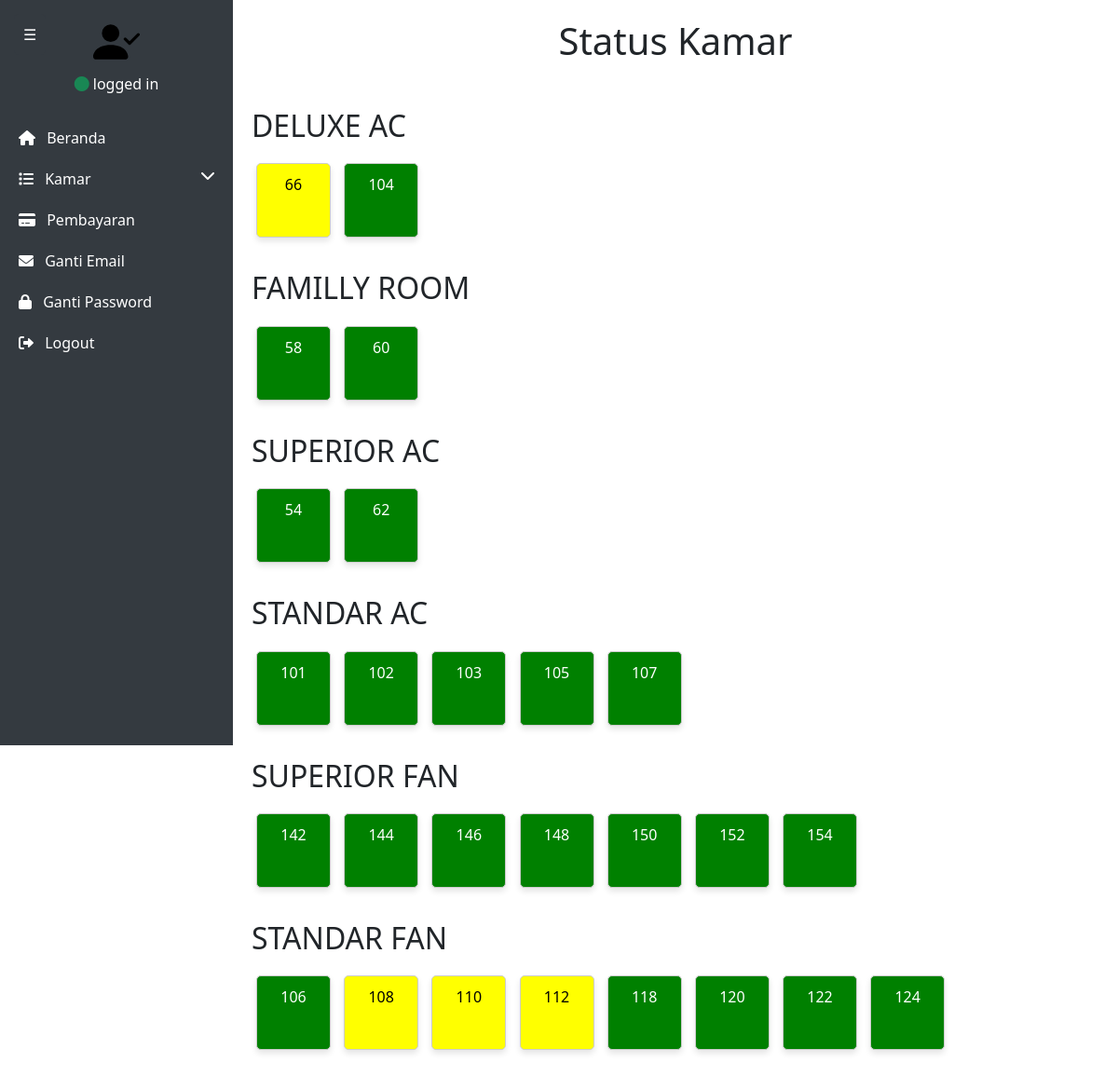
The app's page /dashboard/rooms.php (signed in), older data.
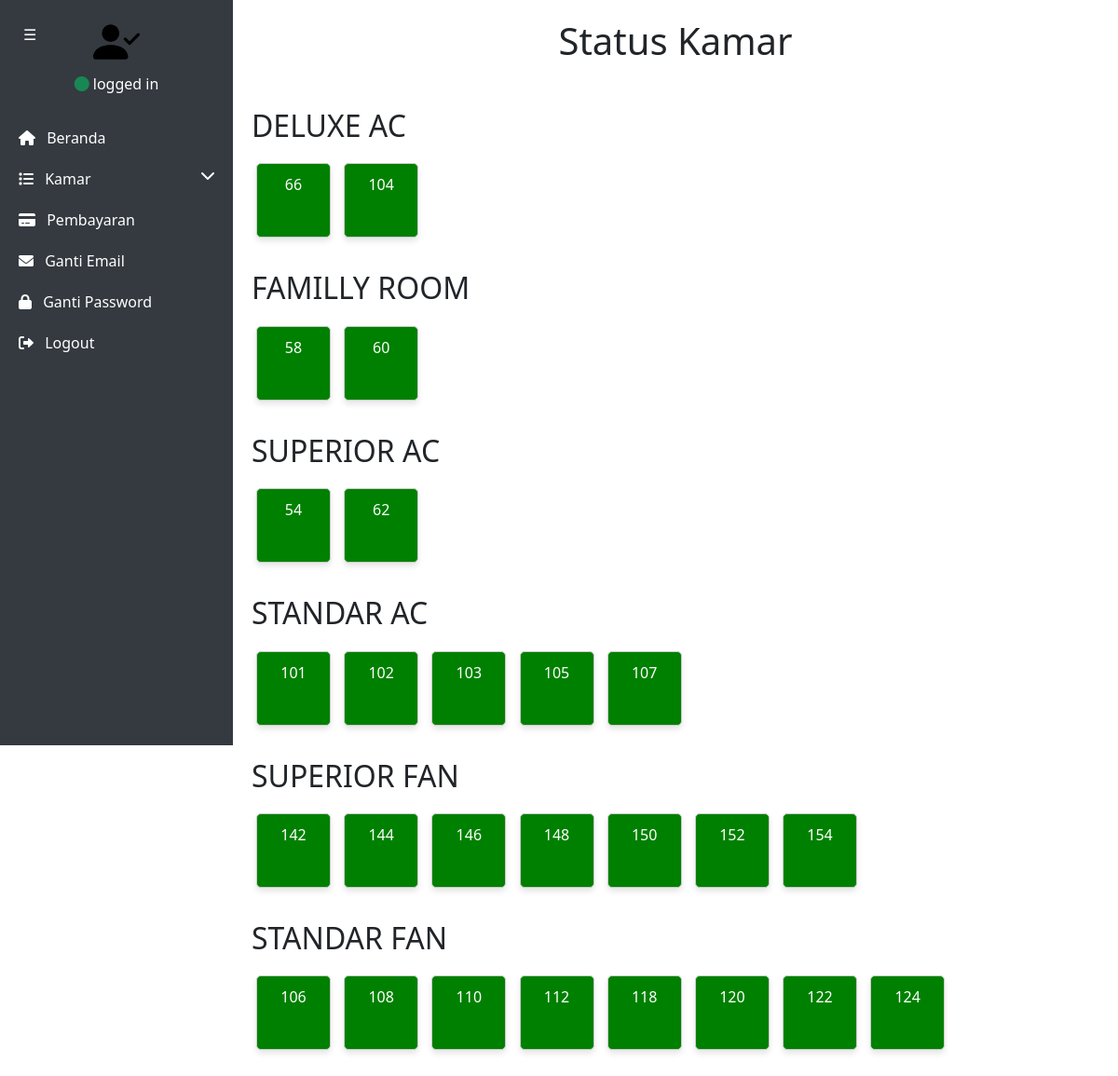
The same page, newer data.
### tables this page shows
CREATE TABLE `rooms` (
  `id_room` int NOT NULL,
  `id_type` int DEFAULT NULL,
  `number_room` int NOT NULL,
  `status` enum('available','unavailable','pending') DEFAULT 'available'
);

### dashboard/rooms.php (the view, shortened to what this page needs)
<?php
require '../db/connection.php';
class RoomManager {
    private $pdo;
    public function __construct($pdo) {
        $this->pdo = $pdo;
    }
    public function getRoomsGroupedByType() {
        $stmt = $this->pdo->query("
            SELECT
                t.id_type,
                t.name_type,
                r.id_room,
                r.number_room,
                r.status
            FROM types t
            LEFT JOIN rooms r ON t.id_type = r.id_type
            ORDER BY t.id_type, r.number_room
        ");
        $rooms_by_type = [];
        while ($row = $stmt->fetch(PDO::FETCH_ASSOC)) {
            if (!isset($rooms_by_type[$row['name_type']])) {
                $rooms_by_type[$row['name_type']] = [];
            }
            if ($row['id_room']) {
                $rooms_by_type[$row['name_type']][] = [
                    'id_room' => $row['id_room'],
                    'number_room' => $row['number_room'],
                    'status' => $row['status']
                ];
            }
        }
        return $rooms_by_type;
    }
}
$roomManager = new RoomManager($pdo);
$rooms_by_type = $roomManager->getRoomsGroupedByType();
?>
<!DOCTYPE html>
<html lang="en">
<head>
<link rel="stylesheet" href="../css/admin.css">
<link rel="stylesheet" href="../css/togle.css">
<link href="https://cdn.jsdelivr.net/npm/bootstrap@5.3.2/dist/css/bootstrap.min.css" rel="stylesheet">
<link
    href="https://cdnjs.cloudflare.com/ajax/libs/font-awesome/6.0.0-beta3/css/all.min.css"
    rel="stylesheet"
/>
</head>
<body>
<div class="sidebar" id="sidebar">
    <div class="user-panel text-center mb-4">
        <img src="../img/person.svg" alt="admin" width="20%">
        <p class="mt-2"><i class="fa fa-circle text-success"></i> logged in</p>
    </div>
    <ul class="list-unstyled">
        <li><a href="index.php"><i class="fa fa-home me-2"></i> Beranda</a></li>
        <li>
            <a href="#" data-bs-toggle="collapse" data-bs-target="#dropdownMenu" aria-expanded="false" aria-controls="dropdownMenu">
                <i class="fa fa-list me-2"></i> Kamar <i class="fas fa-chevron-down float-end"></i>
            </a>
        </li>
        <li><a href="payments.php"><i class="fa fa-credit-card me-2"></i> Pembayaran</a></li>
        <li><a href="updateMail.php"><i class="fas fa-envelope me-2"></i> Ganti Email</a></li>
        <li><a href="updatePw.php"><i class="fa fa-lock me-2"></i> Ganti Password</a></li>
        <li><a href="#" onclick="confirmLogout();"><i class="fa fa-sign-out-alt me-2"></i> Logout</a></li>
    </ul>
</div>
<button class="toggle-btn" id="toggle-btn">☰</button>
<div class="content" id="content">
    <header>
        <h1 class="text-center mb-5">Status Kamar</h1>
    </header>
    <?php foreach ($rooms_by_type as $type => $rooms): ?>
        <div class="room-category mb-4">
            <h2 class="text-left mb-3"><?php echo htmlspecialchars($type); ?></h2>
            <div class="room-list">
                <?php foreach ($rooms as $room): ?>
                    <div class="room <?= htmlspecialchars($room['status']) ?>" data-room-id="<?= $room['id_room'] ?>" onclick="changeStatus(<?= $room['id_room'] ?>, '<?= $room['status'] ?>')">
                        <p class='number'><?= htmlspecialchars($room['number_room']) ?></p>
                    </div>
                <?php endforeach; ?>
            </div>
        </div>
    <?php endforeach; ?>
</body>
</html>

### css/admin.css (style rules this page uses)
body { display: flex; min-height: 100vh; margin: 0; font-family: "Open Sans", -apple-system, BlinkMacSystemFont, "Segoe UI", Roboto, Oxygen-Sans, Ubuntu, Cantarell, "Helvetica Neue", Helvetica, Arial, sans-serif; overflow-x: hidden; }
.sidebar { width: 250px; background-color: #343a40; color: white; height: auto; min-height: 100vh; position: fixed; top: 0; left: 0; transform: translateX(0); transition: transform 0.3s ease-in-out; z-index: 999; padding-top: 20px; }
.sidebar a { color: white; text-decoration: none; padding: 10px 20px; display: block; }
.content { margin-left: 250px; padding: 20px; flex: 1; transition: margin-left 0.3s ease-in-out; }

### css/togle.css (style rules this page uses)
.toggle-btn { position: fixed; top: 15px; left: 15px; background-color: #343a40; color: white; border: none; border-radius: 5px; padding: 10px; cursor: pointer; z-index: 1000; transition: left 0.3s ease-in-out; }

### dashboard/rooms.php (style rules this page uses)
.room-list { display: block; text-align: left; margin-bottom: 30px; }
.room { background-color: #f0f0f0; border: 1px solid #ccc; padding: 10px 20px; border-radius: 5px; text-align: center; width: 80px; height: 80px; display: inline-block; margin: 5px; font-size: 18px; color: #333; box-shadow: 0 4px 6px rgba(0, 0, 0, 0.1); transition: all 0.3s ease; }
.available { background-color: green; color: white; }
.number { margin: 0; padding: 0; list-style: none; font-size: 16px; }
.pending { background-color: yellow; color: black; }

Row changes from the older to the newer data that the page shows:
changed rooms (number 1 of 26 on the later page): status "pending" → "available" (drawn)
changed rooms (number 20 of 26 on the later page): status "pending" → "available" (drawn)
changed rooms (number 21 of 26 on the later page): status "pending" → "available" (drawn)
changed rooms (number 22 of 26 on the later page): status "pending" → "available" (drawn)
